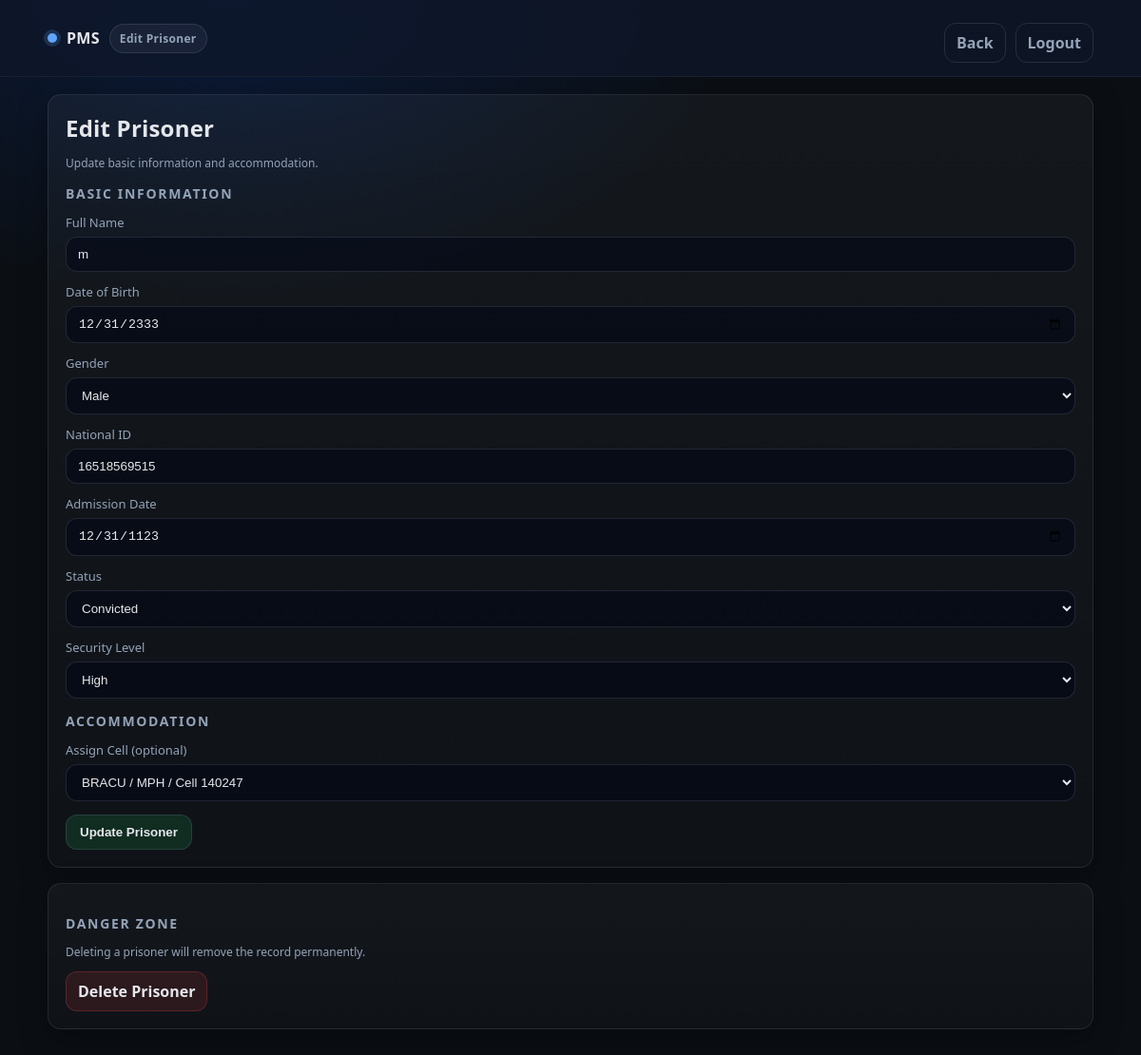
/prisoners/edit.php?id=10 (signed in), run on the app's committed database.
### tables this page shows
CREATE TABLE `prisoner` (
  `PrisonerID` int(11) NOT NULL,
  `FullName` varchar(100) NOT NULL,
  `DateOfBirth` date NOT NULL,
  `Gender` varchar(20) NOT NULL,
  `NationalID` varchar(30) NOT NULL,
  `AdmissionDate` date NOT NULL,
  `Status` varchar(30) NOT NULL,
  `SecurityLevel` varchar(30) NOT NULL,
  `CellID` int(11) DEFAULT NULL
);

### prisoners/edit.php (the view, shortened to what this page needs)
<?php
require_once(__DIR__ . "/../config/db.php");
$id = (int)($_GET["id"] ?? 0);
$stmt = $conn->prepare("SELECT * FROM Prisoner WHERE PrisonerID=?");
$stmt->bind_param("i", $id);
$stmt->execute();
$p = $stmt->get_result()->fetch_assoc();
$cells = $conn->query("
  SELECT c.CellID, c.CellNumber,
         b.Name AS BlockName,
         pr.Name AS PrisonName
  FROM Cell c
  JOIN Block b ON b.BlockID = c.BlockID
  JOIN Prison pr ON pr.PrisonID = b.PrisonID
  ORDER BY pr.Name, b.Name, c.CellNumber
");
?>
<!doctype html>
<html lang="en">
<head>
  <link rel="stylesheet" href="../assets/style.css">
</head>
<body>
<div class="nav">
  <div class="row">
    <div class="brand">
      <span class="dot"></span>
      <span>PMS</span>
      <span class="badge">Edit Prisoner</span>
    </div>
    <div class="actions">
      <a class="btn btn-ghost" href="view.php?id=<?= $id ?>">Back</a>
      <a class="btn btn-ghost" href="../auth/logout.php">Logout</a>
    </div>
  </div>
</div>
<div class="container">
  <div class="card">
    <h1>Edit Prisoner</h1>
    <p class="small">Update basic information and accommodation.</p>
    <form method="POST">
      <h2>Basic Information</h2>
      <label>Full Name</label>
      <input name="FullName" value="<?= htmlspecialchars($p["FullName"]) ?>" required>
      <label>Date of Birth</label>
      <input type="date" name="DateOfBirth" value="<?= htmlspecialchars($p["DateOfBirth"]) ?>" required>
      <label>Gender</label>
      <select name="Gender" required>
        <option <?= ($p["Gender"]==="Male") ? "selected" : "" ?>>Male</option>
      </select>
      <label>National ID</label>
      <input name="NationalID" value="<?= htmlspecialchars($p["NationalID"]) ?>" required>
      <label>Admission Date</label>
      <input type="date" name="AdmissionDate" value="<?= htmlspecialchars($p["AdmissionDate"]) ?>" required>
      <label>Status</label>
      <select name="Status" required>
        <option <?= ($p["Status"]==="Convicted") ? "selected" : "" ?>>Convicted</option>
      </select>
      <label>Security Level</label>
      <select name="SecurityLevel" required>
        <option <?= ($p["SecurityLevel"]==="High") ? "selected" : "" ?>>High</option>
      </select>
      <h2>Accommodation</h2>
      <label>Assign Cell (optional)</label>
      <select name="CellID">
        <?php
          $selected = (int)($p["CellID"] ?? 0);
          while($c = $cells->fetch_assoc()):
            $cid = (int)$c["CellID"];
            $sel = ($cid === $selected) ? "selected" : "";
        ?>
          <option value="<?= $cid ?>" <?= $sel ?>>
            <?= htmlspecialchars($c["PrisonName"]." / ".$c["BlockName"]." / Cell ".$c["CellNumber"]) ?>
          </option>
        <?php endwhile; ?>
      </select>
      <button type="submit">Update Prisoner</button>
    </form>
  </div>
  <div class="card">
    <h2>Danger Zone</h2>
    <p class="small">Deleting a prisoner will remove the record permanently.</p>
    <div class="actions">
      <a class="btn btn-danger" href="delete.php?id=<?= $id ?>">Delete Prisoner</a>
    </div>
  </div>
</div>
</body>
</html>

### assets/style.css (style rules this page uses)
:root { --bg:#0b0f14; --panel:#0f172a; --card:#0b1220; --text:#e5e7eb; --muted:#94a3b8; --line:#1f2937; --accent:#60a5fa; --accent2:#22c55e; --danger:#ef4444; --warn:#f59e0b; --radius:14px; --shadow: 0 10px 30px rgba(0,0,0,.35); }
* { box-sizing:border-box }
html,body { height:100% }
body { margin:0; font-family: ui-sans-serif, system-ui, -apple-system, Segoe UI, Roboto, Arial, "Noto Sans", "Helvetica Neue", sans-serif; background: radial-gradient(1200px 700px at 20% 0%, #0b1b3a 0%, var(--bg) 45%) fixed; color:var(--text); }
a { color:var(--accent); text-decoration:none }
.container { width:min(1100px, 92%); margin: 0 auto; padding: 18px 0 40px; }
.nav { position:sticky; top:0; backdrop-filter: blur(10px); background: rgba(15,23,42,.75); border-bottom:1px solid rgba(31,41,55,.7); z-index:10; }
.nav .row { width:min(1100px, 92%); margin:0 auto; padding:14px 0; display:flex; align-items:center; justify-content:space-between; gap:12px; }
.brand { display:flex; align-items:center; gap:10px; font-weight:700; letter-spacing:.3px; }
.brand .dot { width:10px;height:10px;border-radius:999px;background:var(--accent); box-shadow:0 0 0 4px rgba(96,165,250,.18); }
.badge { display:inline-flex; align-items:center; gap:8px; padding:6px 10px; border-radius:999px; font-size:12px; color:var(--muted); background: rgba(148,163,184,.08); border:1px solid rgba(148,163,184,.18); }
.card { background: linear-gradient(180deg, rgba(255,255,255,.04), rgba(255,255,255,.02)); border:1px solid rgba(148,163,184,.14); border-radius: var(--radius); box-shadow: var(--shadow); padding: 18px; }
.card + .card { margin-top:16px; }
h1 { margin:0 0 8px; font-size:24px; letter-spacing:.2px; }
h2 { margin:14px 0 8px; font-size:14px; font-weight:700; color: var(--muted); text-transform: uppercase; letter-spacing: .12em; }
.actions { display:flex;flex-wrap:wrap;gap:10px;margin-top:10px }
.btn { display:inline-flex; align-items:center; justify-content:center; padding:9px 12px; border-radius: 12px; border:1px solid rgba(148,163,184,.18); background: rgba(96,165,250,.10); color: var(--text); font-weight:600; }
.btn-ghost { background: transparent; color: var(--muted); }
.btn-danger { background: rgba(239,68,68,.12); border-color: rgba(239,68,68,.25); }
form { margin-top:12px }
label { display:block; margin: 12px 0 6px; color: var(--muted); font-size: 13px; }
input, select, textarea { width:100%; padding:10px 12px; border-radius:12px; border:1px solid rgba(148,163,184,.18); background: rgba(2,6,23,.55); color: var(--text); outline:none; }
button { margin-top:14px; padding:10px 14px; border-radius:12px; border:1px solid rgba(148,163,184,.18); background: rgba(34,197,94,.14); color: var(--text); font-weight:700; cursor:pointer; }
.small { font-size:12px;color:var(--muted) }

### data on the page
prisoner: FullName "m", DateOfBirth "12/31/2333", Gender "Male", NationalID "16518569515", AdmissionDate "12/31/1123", Status "Convicted", SecurityLevel "High"

### other printed values
form field CellID "BRACU / MPH / Cell 140247"
